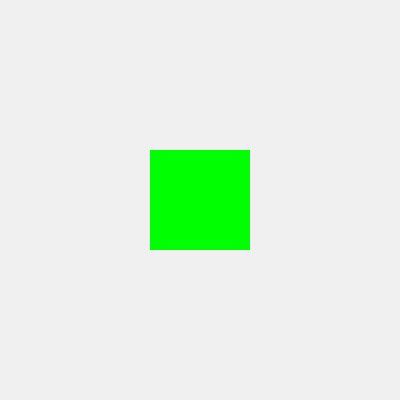
Frame 1 (no input)
Frame 60 (no input): identical to frame 1, image omitted
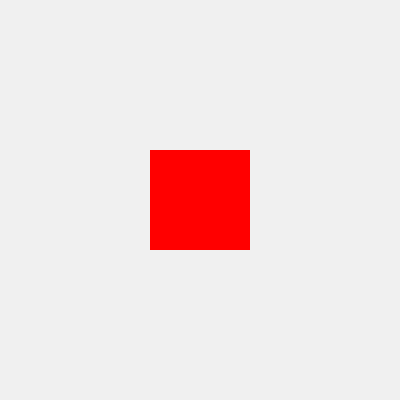
Frame 120 (the mouse pressed at the canvas centre since frame 60)

The p5.js sketch that drew these frames (run headless with seeded random() and noise() and a simulated clock; from frame 60 on, the mouse is pressed at the canvas centre):

// p5.js sketch
// ── sketch.js
// http://www.ac-grenoble.fr/disciplines/informatiquelycee/p5_base_a7.html
// si on clique sur la souris, le cerce grandit.

var r;

function setup()
{
  createCanvas(400,400);
  noStroke();
  fill(0,255,0);
  rectMode(CENTER);
  r=10;
}


function draw()
{
  background(240);
  translate(width/2,height/2);
  rect(0,0,100,100);
}


function mousePressed()
{
  fill(255,0,0);
}
